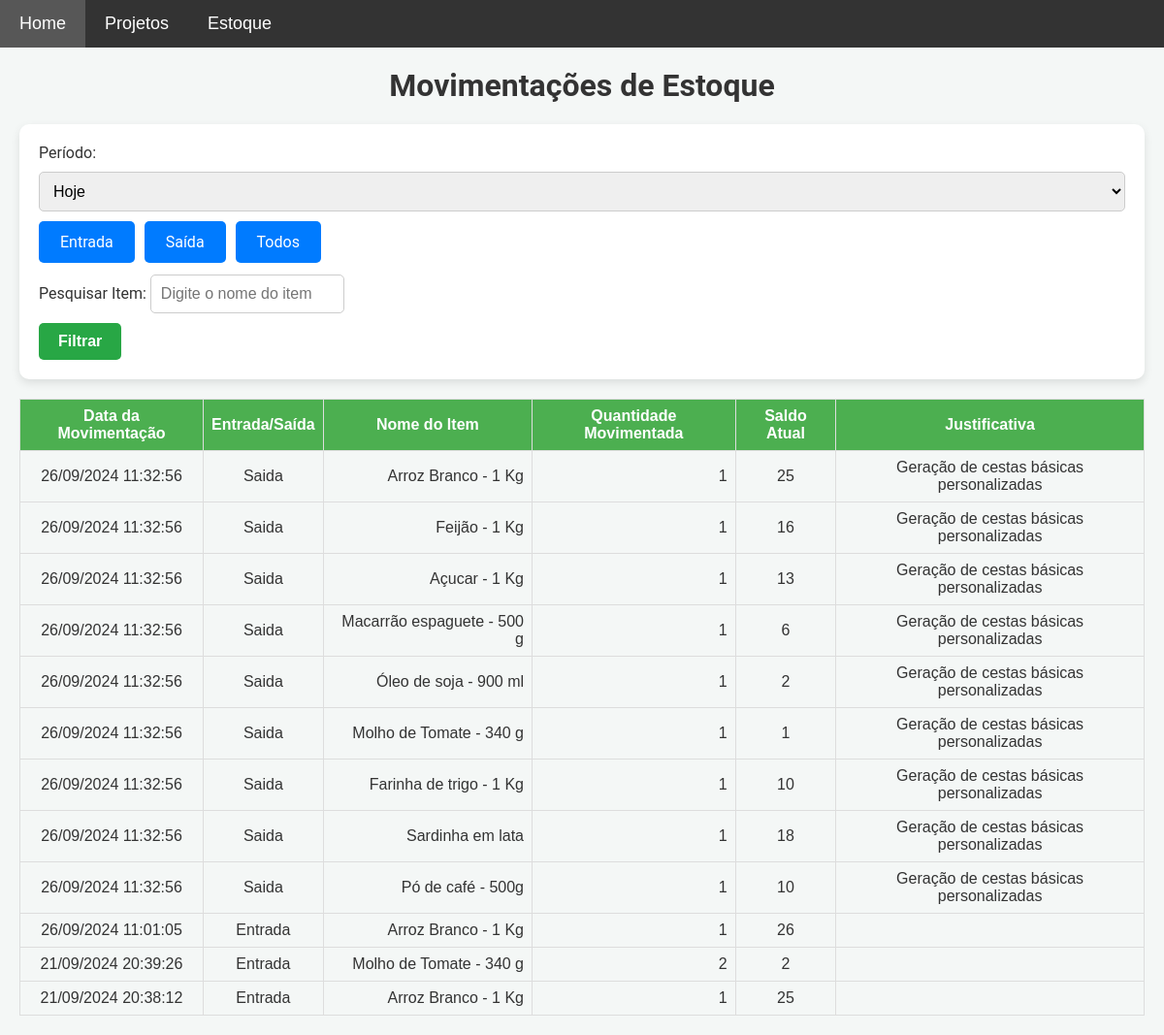
Page /movimentacoes on the earlier database version.
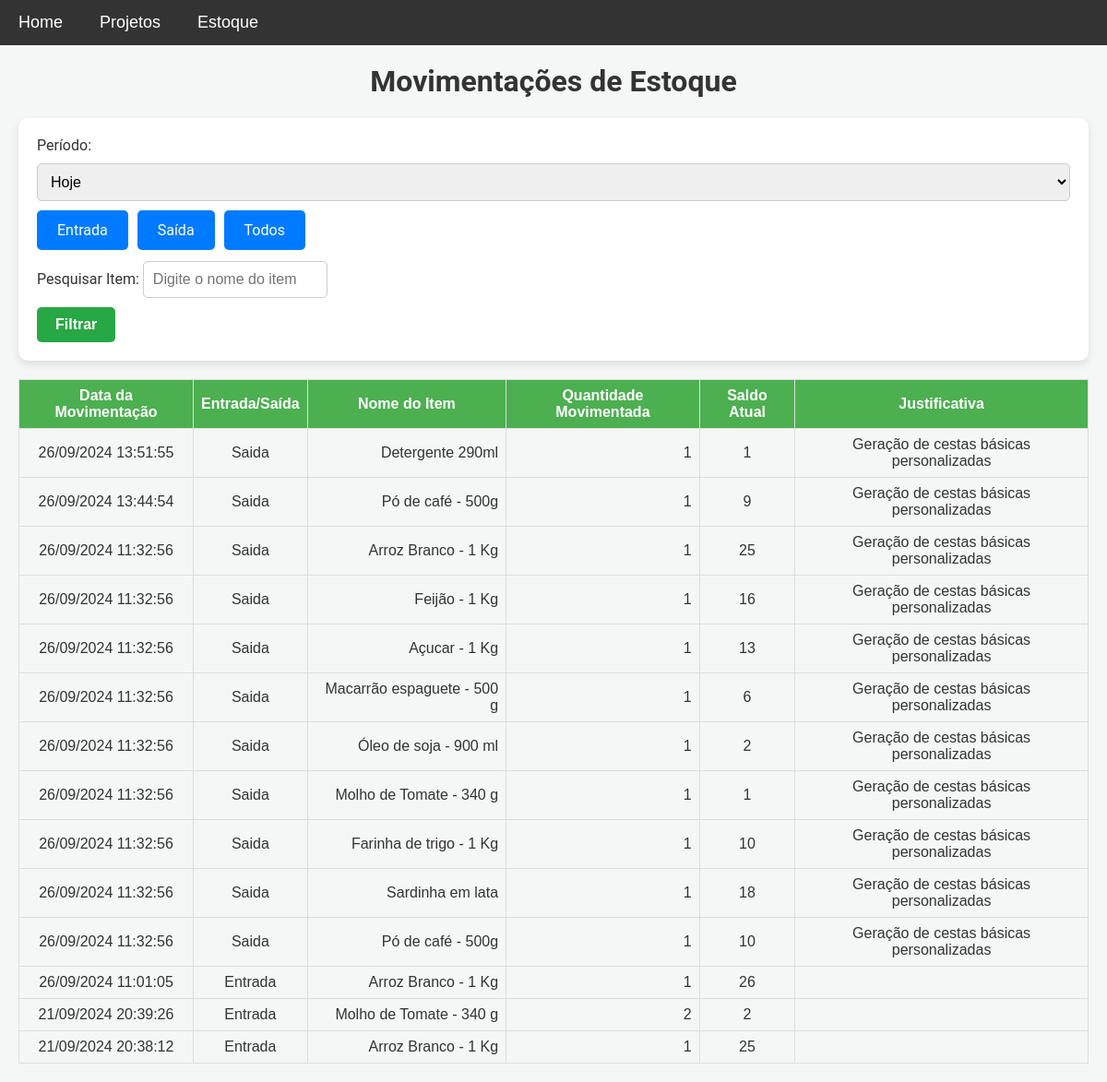
Same page on the later database version.
### models.py (models this page shows)
class MovimentacaoEstoque(db.Model):
    __table_args__ = {'extend_existing': True}
    id = db.Column(db.Integer, primary_key=True)
    item_id = db.Column(db.Integer, db.ForeignKey('item.id'), nullable=False)
    tipo_movimentacao = db.Column(db.String(10), nullable=False)  # 'entrada' ou 'saida'
    quantidade = db.Column(db.Integer, nullable=False)
    data_hora = db.Column(db.DateTime, default=datetime.utcnow)
    justificativa = db.Column(db.String(255), nullable=True, default='')  # Define string vazia como padrão
    saldo_atual = db.Column(db.Integer, nullable=False)  # Adiciona o campo saldo atual
    item = db.relationship('Item', backref=db.backref('movimentacoes', lazy=True))

class Item(db.Model):
    __table_args__ = {'extend_existing': True}  # Estende a tabela existente ao invés de tentar recriá-la
    id = db.Column(db.Integer, primary_key=True)
    nome = db.Column(db.String(100), nullable=False)
    descricao = db.Column(db.Text, nullable=False)
    categoria = db.Column(db.String(50), nullable=False)
    quantidade = db.Column(db.Integer, nullable=False, default=0)
    preco = db.Column(db.Float, nullable=False)

### app.py (the view, shortened to what this page needs)
@app.route('/movimentacoes', methods=['GET'])
def movimentacoes_estoque():
    periodo = request.args.get('periodo')  # Obtém o filtro de período
    tipo_movimentacao = request.args.get('tipo_movimentacao', 'todos')  # Filtro para o tipo de movimentação
    nome_item = request.args.get('nome_item', '').strip()  # Filtro para o nome do item
    query = MovimentacaoEstoque.query.join(Item)
    hoje = datetime.now(tz).date()  # Data de hoje no fuso horário definido
    if periodo == 'hoje':
        query = query.filter(db.func.date(MovimentacaoEstoque.data_hora) == hoje)
    elif periodo == 'semana':
        inicio_semana = hoje - timedelta(days=hoje.weekday())
        query = query.filter(MovimentacaoEstoque.data_hora >= inicio_semana)
    elif periodo == 'mes':
        query = query.filter(db.extract('month', MovimentacaoEstoque.data_hora) == hoje.month, db.extract('year', MovimentacaoEstoque.data_hora) == hoje.year)
    elif periodo == 'ano':
        query = query.filter(db.extract('year', MovimentacaoEstoque.data_hora) == hoje.year)
    elif periodo == 'ultimos_30_dias':
        ultimos_30_dias = hoje - timedelta(days=30)
        query = query.filter(MovimentacaoEstoque.data_hora >= ultimos_30_dias)
    elif periodo == 'ultimos_12_meses':
        ultimos_12_meses = hoje.replace(year=hoje.year - 1)
        query = query.filter(MovimentacaoEstoque.data_hora >= ultimos_12_meses)
    if tipo_movimentacao in ['entrada', 'saida']:
        query = query.filter(MovimentacaoEstoque.tipo_movimentacao == tipo_movimentacao)
    movimentacoes = query.order_by(MovimentacaoEstoque.data_hora.desc()).all()
    if nome_item:
        nome_item_normalizado = remover_acentos(nome_item).lower()
        movimentacoes = [m for m in movimentacoes if remover_acentos(m.item.nome).lower().find(nome_item_normalizado) != -1]
    return render_template('movimentacoes.html', movimentacoes=movimentacoes, tz=tz)  # Renderiza o template com as movimentações

### templates/movimentacoes.html (shortened to what this page needs)
{% extends 'base.html' %}
{% block content %}
    <h1>Movimentações de Estoque</h1>
    <form method="GET" action="{{ url_for('movimentacoes_estoque') }}">
        <label for="periodo">Período:</label>
        <select name="periodo" id="periodo">
            <option value="hoje" {% if request.args.get('periodo') == 'hoje' %}selected{% endif %}>Hoje</option>
        </select>
        <div class="radio-buttons">
            <label for="entrada" class="btn">Entrada</label>
            <label for="saida" class="btn">Saída</label>
            <label for="todos" class="btn">Todos</label>
        </div>
        <div class="search-bar">
            <label for="nome_item">Pesquisar Item:</label>
            <input type="text" name="nome_item" id="nome_item" placeholder="Digite o nome do item" value="{{ request.args.get('nome_item', '') }}">
        </div>
        <button type="submit">Filtrar</button>
    </form>
    <table class="estoque-table">
        <thead>
            <tr>
                <th>Data da Movimentação</th>
                <th>Entrada/Saída</th>
                <th>Nome do Item</th>
                <th>Quantidade Movimentada</th>
                <th>Saldo Atual</th>
                <th>Justificativa</th>
            </tr>
        </thead>
        <tbody>
            {% for movimentacao in movimentacoes %}
            <tr>
                <td>{{ movimentacao.data_hora.astimezone(tz).strftime('%d/%m/%Y %H:%M:%S') }}</td>
                <td>{{ movimentacao.tipo_movimentacao | capitalize }}</td>
                <td>{{ movimentacao.item.nome }}</td>
                <td>{{ movimentacao.quantidade }}</td>
                <td>{{ movimentacao.saldo_atual }}</td>
                <td>{{ movimentacao.justificativa }}</td>
            </tr>
            {% endfor %}
        </tbody>
    </table>
{% endblock %}

### templates/base.html (shortened to what this page needs)
<!DOCTYPE html>
<html lang="pt-BR">
<head>
    <link rel="stylesheet" href="{{ url_for('static', filename='css/style.css') }}">
</head>
<body>
    <nav class="navbar">
        <ul class="main-menu">
            <li><a href="{{ url_for('home') }}">Home</a></li>
            <li class="dropdown">
                <a href="javascript:void(0)" class="dropbtn">Projetos</a>
            </li>
            <li class="dropdown">
                <a href="javascript:void(0)" class="dropbtn">Estoque</a>
            </li>
        </ul>
    </nav>
    <div class="content">
        {% block content %}{% endblock %}
    </div>
</body>
</html>

### static/css/style.css (style rules this page uses)
body { font-family: 'Roboto', sans-serif; background-color: #f4f7f6; margin: 0; padding: 0; color: #333; }
h1, h3 { text-align: center; margin-top: 0; }
a { text-decoration: none; color: white; transition: background-color 0.3s ease; }
.content { padding: 20px; }
form { background-color: white; padding: 20px; border-radius: 10px; box-shadow: 0 4px 10px rgba(0, 0, 0, 0.1); margin-bottom: 20px; }
input[type="text"], input[type="date"], textarea, select { width: 100%; padding: 10px; margin: 10px 0; border: 1px solid #ccc; border-radius: 5px; font-size: 16px; box-sizing: border-box; }
form input[type="text"], form input[type="date"] { max-width: 200px; display: inline-block; margin-right: 10px; }
button { padding: 10px 20px; background-color: #28a745; color: white; border: none; border-radius: 5px; font-size: 16px; font-weight: bold; cursor: pointer; transition: background-color 0.3s ease; }
.estoque-table { width: 100%; border-collapse: collapse; margin-top: 20px; font-family: Arial, sans-serif; }
.estoque-table th, .estoque-table td { border: 1px solid #ddd; padding: 8px; }
.estoque-table th { background-color: #4CAF50; color: white; text-align: center; font-weight: bold; }
.estoque-table td { text-align: center; }
.estoque-table td:nth-child(3), .estoque-table td:nth-child(4) { text-align: right; }
.search-bar input { width: 100%; padding: 12px; margin-top: 12px; font-size: 16px; border: 1px solid #ccc; border-radius: 5px; }
.navbar { background-color: #333; font-family: Arial, sans-serif; display: flex; align-items: center; position: relative; z-index: 1000; }
.navbar ul { list-style-type: none; margin: 0; padding: 0; display: flex; flex-wrap: wrap; }
.navbar ul li { position: relative; }
.navbar ul.main-menu > li > a { display: block; color: white; text-align: center; padding: 14px 20px; text-decoration: none; font-size: 18px; }
.radio-buttons { display: flex; gap: 10px; }
.btn { display: inline-block; padding: 10px 20px; background-color: #007bff; color: white; border: 2px solid transparent; border-radius: 5px; cursor: pointer; transition: background-color 0.3s ease, color 0.3s ease; }
input[type="text"], input[type="date"], textarea, select { width: 100%; padding: 10px; margin-bottom: 10px; border: 1px solid #ccc; border-radius: 5px; font-size: 16px; }

Differences in the rows shown:
added MovimentacaoEstoque: data_hora.astimezone "26/09/2024 13:51:55", tipo_movimentacao "Saida", item.nome "Detergente 290ml", quantidade "1", saldo_atual "1", justificativa "Geração de cestas básicas personalizadas"
added MovimentacaoEstoque: data_hora.astimezone "26/09/2024 13:44:54", tipo_movimentacao "Saida", item.nome "Pó de café - 500g", quantidade "1", saldo_atual "9", justificativa "Geração de cestas básicas personalizadas"
